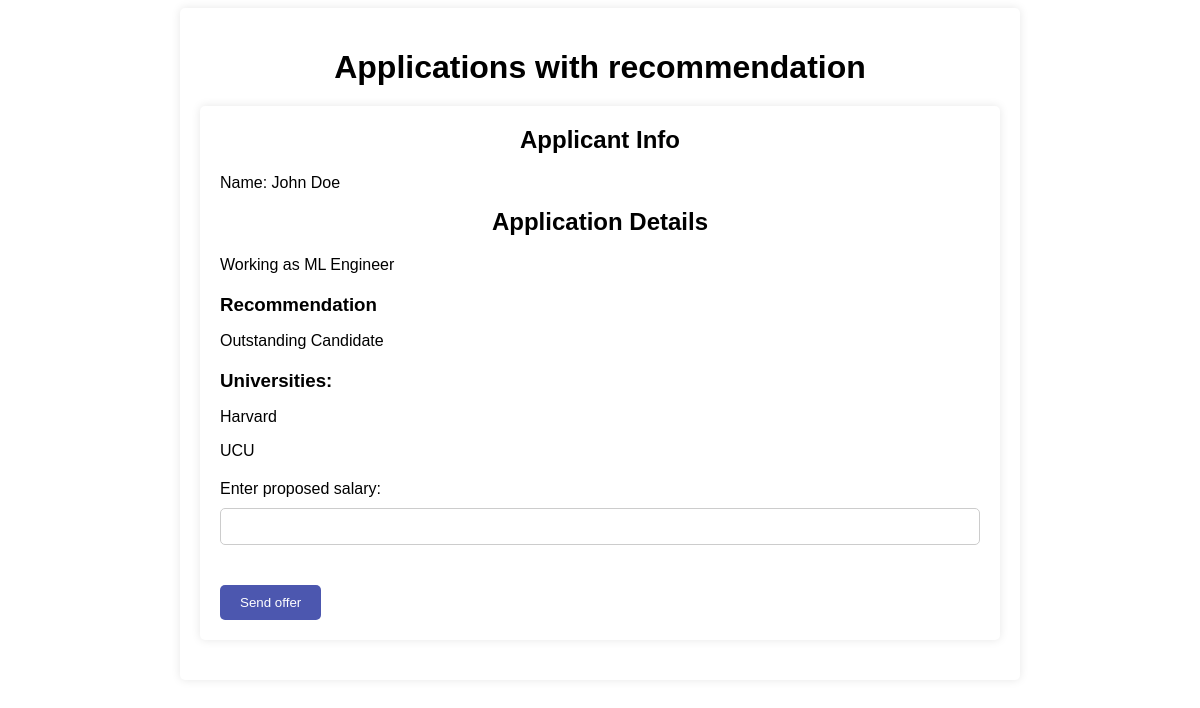
The page /applications_filled on the database its author committed.
### app.py (models this page shows, shortened)
class Application(db.Model):
    id = db.Column(db.Integer, primary_key=True)
    recommendation = db.Column(db.String(500))
    applicant_id = db.Column(db.Integer, db.ForeignKey('applicant.id'), unique=False, nullable=False)
    applicant = db.relationship("Applicant", back_populates="applications")
    position_id = db.Column(db.Integer, db.ForeignKey('position.id'), unique=False, nullable=False)
    position = db.relationship("Position", back_populates="applications")

class Applicant(db.Model):
    id = db.Column(db.Integer, primary_key=True)
    first_name = db.Column(db.String(45))
    last_name = db.Column(db.String(45))
    cv_id = db.Column(db.Integer, db.ForeignKey('cv.id'), unique=True)
    cv = db.relationship("CV", back_populates="applicant", uselist=False)
    applications = db.relationship('Application', back_populates='applicant', lazy='dynamic')
    offers = db.relationship('Offer', back_populates='applicant', lazy='dynamic')

class CV(db.Model):
    id = db.Column(db.Integer, primary_key=True)
    experience = db.Column(db.String(450))
    applicant = db.relationship("Applicant", back_populates="cv")
    universities = db.relationship('University', secondary=cv_universities_association, backref=db.backref('cvs', lazy='dynamic'))

class University(db.Model):
    id = db.Column(db.Integer, primary_key=True)
    name = db.Column(db.String(100))
    location = db.Column(db.String(100))

### app.py (the view)
@app.route('/applications_filled')
def get_applications_filled():
    applications = Application.query.filter(Application.recommendation != "").all()
    return render_template('applications_filled.html', applications = applications)

### templates/applications_filled.html (shortened to what this page needs)
<!DOCTYPE html>
<html lang="en">
<head>
    <link rel="stylesheet" type="text/css" href="{{ url_for('static', filename='styles/styles.css') }}">
</head>
<div class="container">
    <h1>Applications with recommendation</h1>
    <div class = "content_applications">
        {% for application in applications %}
            <div class="application">
                <h2>Applicant Info</h2>
                <p>Name: {{ application.applicant.first_name }} {{ application.applicant.last_name }}</p>
                <h2>Application Details</h2>
                <p>{{ application.applicant.cv.experience }}</p>
                <h3>Recommendation</h3>
                <p>{{ application.recommendation }}</p>
                <h3>Universities:</h3>
                <div>
                    {% for university in application.applicant.cv.universities %}
                        <p>{{ university.name }}</p>
                    {% endfor %}
                </div>
                <div class="update-container">
                    <label for="salary">Enter proposed salary:</label>
                    <input type="text" id="salary-{{ application.id }}">
                    <button class="update-application-button" data-id="{{ application.id }}">Send offer</button>
                </div>
            </div>
        {% endfor %}
        </div>
</div>
<body>
</body>
</html>

### static/styles/styles.css (style rules this page uses)
* { font-family: Arial, sans-serif; }
.container { max-width: 800px; margin: 0 auto; padding: 20px; }
.application { background-color: #fff; border-radius: 5px; padding: 20px; margin-bottom: 20px; box-shadow: 0 0 10px rgba(0, 0, 0, 0.1); }
.application h2 { margin-top: 0; }
.update-container { margin-top: 20px; }
.update-container label { display: block; margin-bottom: 10px; }
.update-container input[type="text"] { width: 100%; padding: 10px; border-radius: 5px; border: 1px solid #ccc; margin-bottom: 10px; box-sizing: border-box; }
.update-container button { padding: 10px 20px; border: none; border-radius: 5px; background-color: #4c57af; color: white; cursor: pointer; transition: background-color 0.3s; }
.container { background-color: #fff; border-radius: 5px; padding: 20px; box-shadow: 0 0 10px rgba(0, 0, 0, 0.1); }
.container h1 { text-align: center; margin-bottom: 20px; }
label { margin-bottom: 10px; }
input[type="text"] { width: 100%; padding: 10px; border-radius: 5px; border: 1px solid #ccc; margin-bottom: 10px; box-sizing: border-box; }
h2 { text-align: center; margin-bottom: 20px; }
label { margin-bottom: 5px; }
input[type="text"] { padding: 10px; border-radius: 5px; border: 1px solid #ccc; margin-bottom: 10px; box-sizing: border-box; }
h3 { margin-top: 20px; margin-bottom: 10px; }
.content_applications { margin-left: 0px; }
.update-application-button { margin-top: 30px; }

### rows shown on the page
Application: applicant.first_name "John", applicant.last_name "Doe", applicant.cv.experience "Working as ML Engineer", recommendation "Outstanding Candidate"
University: name "Harvard"
University: name "UCU"
